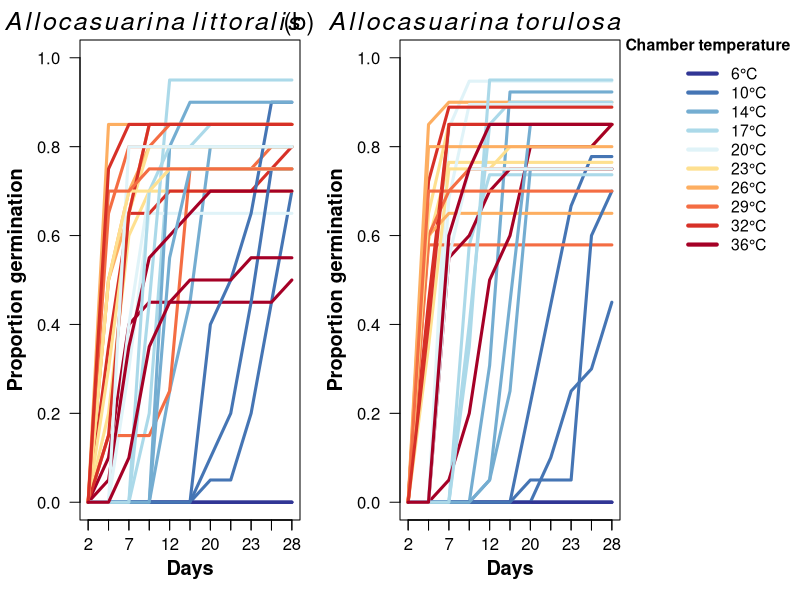

Write R code to recreate this figure.
# Written by Felicity Charles
# 4/4/2024
# Caveat emptor

# Thermogradient bar simple analysis of results


dat <- read.csv("./00_Data/Seeds_data/Thermogradient_test/Thermogradient_results.csv", header = T, stringsAsFactors = T)
head(dat); dim(dat)


dat.seed <- dat[,which(colnames(dat) == "X2"): which(colnames(dat) == "X28")]

cum.sum <- data.frame(t(apply(dat.seed, 1, FUN = function(x) cumsum(unlist(x)))))
cum.prop <- cum.sum/dat$Tot_seed
cum.prop2<- cbind(dat[,c(1:3)], cum.prop)
head(cum.prop2); dim(cum.prop2)
str(cum.prop2)

# Split the data by species for plotting

cum.prop2_lit <- subset(cum.prop2, cum.prop2$Species == "littoralis")
rownames(cum.prop2_lit) <- 1:nrow(cum.prop2_lit)
head(cum.prop2_lit); dim(cum.prop2_lit)



cum.prop2_tor <- subset(cum.prop2, cum.prop2$Species == "torulosa")
rownames(cum.prop2_tor) <- 1:nrow(cum.prop2_tor)
head(cum.prop2_tor); dim(cum.prop2_tor)




library(RColorBrewer)

pal <- brewer.pal(10, "RdYlBu")
pal <- c("#A50026","#D73027","#F46D43","#FDAE61", "#FEE090", "#E0F3F8", "#ABD9E9", "#74ADD1", "#4575B4","#313695")
chamber.col<- data.frame(col = rev(pal), chamber = unique(cum.prop2$Chamber))
prop.dat_lit <- cum.prop2_lit[,which(colnames(cum.prop2_lit) == "X2"): which(colnames(cum.prop2_lit) == "X28")]
prop.dat_tor <- cum.prop2_tor[,which(colnames(cum.prop2_tor) == "X2"): which(colnames(cum.prop2_tor) == "X28")]



head(cum.prop2_lit);dim(cum.prop2_lit)
head(cum.prop2_tor);dim(cum.prop2_tor)



dev.new(height = 5, width = 12, dpi = 80, pointsize = 16, noRStudioGD = T)
par(mar = c(4,4,2,1), mgp = c(3,1,0), mfrow = c(1,2), oma = c(0,0,0, 8))
plot(1:ncol(prop.dat_lit), 1:ncol(prop.dat_lit), ylim = c(0,1), type = "n", las = 1, ylab = "", xaxt = "n", xlab = "")
axis(side = 1, at = 1:ncol(prop.dat_lit), labels = c(2,5,7,9,12,14,20,21,23,26,28), cex.axis = 1, mgp = c(2.2, 0.7, 0))
axis(side = 1, at = 1:ncol(prop.dat_tor), labels = c("","","","","12","","20","","23","","28"), cex.axis = 1, mgp = c(2.2, 0.7, 0))
title(xlab = expression(bold("Days")), mgp = c(2.2, 1, 0), cex.lab = 1.2)
mtext(side = 2, expression(bold("Proportion germination")), cex = 1.2, line = 2.5)
mtext('(a) '~italic(Allocasuarina~littoralis), cex = 1.5, adj = 1)
      
for(i in 1:nrow(cum.prop2_lit)){
  dat.thisrun <- cum.prop2_lit[i,4:ncol(cum.prop2_lit)]
  chamber.thisrun <- cum.prop2_lit$Chamber[i]
  col.thisrun <- chamber.col$col[chamber.col$chamber == chamber.thisrun]
  lines(1:length(dat.thisrun), dat.thisrun, col = col.thisrun, lwd = 3)
}


plot(1:ncol(prop.dat_tor), 1:ncol(prop.dat_tor), ylim = c(0,1), type = "n", las = 1, ylab = "", xaxt = "n", xlab = "")
axis(side = 1, at = 1:ncol(prop.dat_tor), labels = c(2,5,7,9,12,14,20,21,23,26,28), cex.axis = 1, mgp = c(2.2, 0.7, 0))
axis(side = 1, at = 1:ncol(prop.dat_tor), labels = c("","","","","12","","20","","23","","28"), cex.axis = 1, mgp = c(2.2, 0.7, 0))
title(xlab = expression(bold("Days")), mgp = c(2.2, 1, 0), cex.lab = 1.2)
mtext(side = 2, expression(bold("Proportion germination")), cex = 1.2, line = 2.5)
mtext("(b) "~italic(Allocasuarina~torulosa), cex = 1.5, adj = 1)
for(i in 1:nrow(cum.prop2_tor)){
  dat.thisrun <- cum.prop2_tor[i,4:ncol(cum.prop2_tor)]
  chamber.thisrun <- cum.prop2_tor$Chamber[i]
  col.thisrun <- chamber.col$col[chamber.col$chamber == chamber.thisrun]
  lines(1:length(dat.thisrun), dat.thisrun, col = col.thisrun, lwd = 3)
}


par(xpd = NA)
legend(x = 11.5, y= 1.05, legend = c("6°C", "10°C", "14°C", "17°C", "20°C", "23°C", "26°C", "29°C", "32°C", "36°C"), col = chamber.col$col, lty = 1, lwd = 4, cex = 0.95, text.width = 0.2, title = expression(bold("Chamber temperature")), bty = "n")
par(xpd = F)
